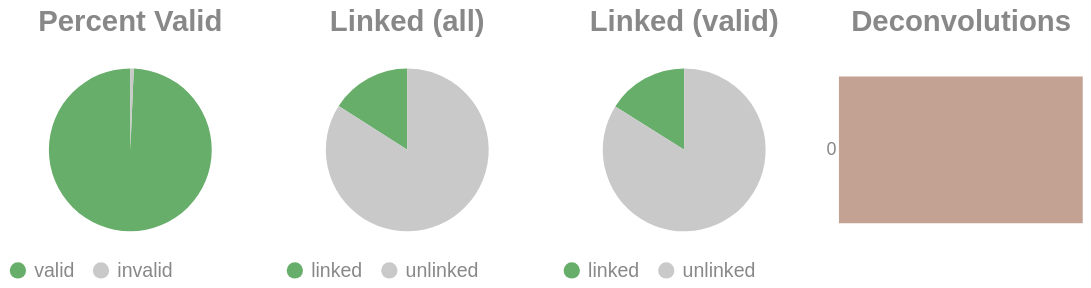

Notebook code cell kept with this figure:
### Code cell
if SKIPLR:
    pass
else:
    clash = Counter()
    for i in valids['molecule'].to_list():
        _mol = i.split("-")
        if len(_mol) == 1:
            clash.update('0')
        else:
            clash.update(_mol[-1])

    _d = {"deconvolutions": [], 'count': []}
    for k,v in clash.items():
        _d['deconvolutions'].append(k)
        _d['count'].append(v)

    tot_valid = valids['reads'].sum()
    mask = valids['reads'] >= 2
    n_linked_reads = valids.filter(mask)['reads'].sum()
    if n_linked_reads == 0:
        print_html("No linked molecules (>=2 reads) were detected; skipping linked-only distributions.")
        SKIPLR = True
    else:
        perc_valid = round(tot_valid / n_reads, 4)
        linked_perc_abs = round(n_linked_reads / n_reads, 4)
        linked_perc = round(n_linked_reads / tot_valid, 4)

    _valid = pl.DataFrame({"valids": ['valid', 'invalid'], "count": [tot_valid, n_reads - tot_valid]})
    _linked_abs = pl.DataFrame({"linked (absolute)": ['linked', 'unlinked'], "count": [n_linked_reads, n_reads - n_linked_reads]})
    _linked_rel = pl.DataFrame({"linked (valids)": ['linked', 'unlinked'], "count": [n_linked_reads, tot_valid - n_linked_reads]})

    (
        alt.hconcat(
            piechart(_valid, goodval = 'valid', title = "Percent Valid"),
            piechart(_linked_abs, goodval = "linked", title =  "Linked (all)"),
            piechart(_linked_rel, goodval = "linked", title =  "Linked (valid)"),
            convolutionbar(pl.DataFrame(_d), title = "Deconvolutions"),
            center = True,
            bounds = 'flush'
        )
        .resolve_scale(color='independent')
        .resolve_legend('independent')
        .properties(usermeta={'embedOptions': {"actions": False}})
    ).display()

### Figure 1 — Vega-Lite specification as saved in the notebook (floating-point values rounded to 4 significant figures)
{"width": "container", "height": 400, "config": {"title": {"anchor": "start", "dy": -15, "fontSize": 18, "color": "#888888", "subtitleColor": "#888888", "subtitleFontSize": 14}, "arc": {"fill": "#0072B2"}, "axis": {"domainColor": "#888888", "domainWidth": 0.5, "gridWidth": 0.2, "grid": false, "titleFontWeight": 400, "titleFontSize": 15, "labelFontSize": 11, "labelColor": "#888888", "tickColor": "#888888", "tickWidth": 0.2, "titleColor": "#888888"}, "axisBand": {"grid": false}, "axisX": {"grid": true, "tickSize": 10, "domainCap": "round"}, "axisY": {"domain": false, "grid": true, "tickSize": 0, "domainCap": "round"}, "background": "transparent", "header": {"labelFontSize": 15, "labelColor": "#888888", "titleFontSize": 15, "titleFontWeight": 600, "titleColor": "#888888"}, "legend": {"labelFont": "sans-serif", "labelFontSize": 12, "labelColor": "#888888", "symbolSize": 100, "symbolType": "circle", "titleFontSize": 12, "titlePadding": 10, "titleColor": "#888888", "title": null}, "range": {"category": ["#E69F00", "#56B4E9", "#009E73", "#F0E442", "#0072B2", "#D55E00", "#CC79A7", "#000000"], "diverging": ["#cfe8f3", "#a2d4ec", "#73bfe2", "#46abdb", "#1696d2", "#12719e"]}, "area": {"fill": "#0072B2", "fillOpacity": 0.7, "line": true, "strokeOpacity": 0.7}, "line": {"color": "#0072B2", "stroke": "#0072B2", "strokeWidth": 2}, "trail": {"color": "#0072B2", "stroke": "#0072B2", "strokeWidth": 0, "size": 1}, "point": {"filled": true, "fillOpacity": 1.0, "size": 95}, "text": {"color": "#888888", "fontSize": 11, "align": "right", "fontWeight": 400, "size": 11}, "bar": {"fill": "#0072B2", "stroke": null}, "view": {"stroke": null, "continuousWidth": 660, "continuousHeight": 400}}, "hconcat": [{"data": {"name": "data-968651f5457de8e652fb66980a59c387"}, "mark": {"type": "arc"}, "encoding": {"color": {"field": "valids", "legend": {"orient": "bottom", "title": null}, "scale": {"domain": ["valid", "invalid"], "range": ["#68ae6b", "#C9C9C9"]}, "title": "Valids", "type": "nominal"}, "theta": {"field": "count", "type": "quantitative"}, "tooltip": [{"field": "valids", "title": "Valids", "type": "ordinal"}, {"field": "percent", "format": ".2%", "title": "Percent", "type": "quantitative"}, {"field": "count", "title": "Count", "type": "quantitative"}]}, "height": 100, "title": {"text": "Percent Valid", "align": "center", "anchor": "middle"}, "transform": [{"calculate": "datum.count / 3851585", "as": "percent"}], "width": 150}, {"data": {"name": "data-e9e2ea3c3046ad394346385cdd64ec19"}, "mark": {"type": "arc"}, "encoding": {"color": {"field": "linked (absolute)", "legend": {"orient": "bottom", "title": null}, "scale": {"domain": ["linked", "unlinked"], "range": ["#68ae6b", "#C9C9C9"]}, "title": "Linked (Absolute)", "type": "nominal"}, "theta": {"field": "count", "type": "quantitative"}, "tooltip": [{"field": "linked (absolute)", "title": "Linked (Absolute)", "type": "ordinal"}, {"field": "percent", "format": ".2%", "title": "Percent", "type": "quantitative"}, {"field": "count", "title": "Count", "type": "quantitative"}]}, "height": 100, "title": {"text": "Linked (all)", "align": "center", "anchor": "middle"}, "transform": [{"calculate": "datum.count / 3851585", "as": "percent"}], "width": 150}, {"data": {"name": "data-bd52758c38a923831823856fb3eaf335"}, "mark": {"type": "arc"}, "encoding": {"color": {"field": "linked (valids)", "legend": {"orient": "bottom", "title": null}, "scale": {"domain": ["linked", "unlinked"], "range": ["#68ae6b", "#C9C9C9"]}, "title": "Linked (Valids)", "type": "nominal"}, "theta": {"field": "count", "type": "quantitative"}, "tooltip": [{"field": "linked (valids)", "title": "Linked (Valids)", "type": "ordinal"}, {"field": "percent", "format": ".2%", "title": "Percent", "type": "quantitative"}, {"field": "count", "title": "Count", "type": "quantitative"}]}, "height": 100, "title": {"text": "Linked (valid)", "align": "center", "anchor": "middle"}, "transform": [{"calculate": "datum.count / 3825484", "as": "percent"}], "width": 150}, {"data": {"name": "data-7547e40f40ea8126a6b3a3b374b78966"}, "mark": {"type": "bar"}, "encoding": {"color": {"field": "deconvolutions", "legend": null, "scale": {"scheme": "lightgreyred"}, "type": "nominal"}, "tooltip": [{"field": "deconvolutions", "title": "Deconvolutions", "type": "ordinal"}, {"field": "percent", "format": ".2%", "title": "Percent", "type": "quantitative"}, {"field": "count", "title": "Count", "type": "quantitative"}], "x": {"axis": null, "field": "count", "type": "quantitative"}, "y": {"field": "deconvolutions", "sort": "ascending", "title": null, "type": "nominal"}}, "height": 100, "title": {"text": "Deconvolutions", "align": "center", "anchor": "middle"}, "transform": [{"calculate": "datum.count / 3492216", "as": "percent"}], "width": 150}], "bounds": "flush", "center": true, "resolve": {"legend": {"angle": "independent"}, "scale": {"color": "independent"}}, "usermeta": {"embedOptions": {"actions": false}}, "$schema": "https://vega.github.io/schema/vega-lite/v6.1.0.json", "datasets": {"data-968651f5457de8e652fb66980a59c387": [{"valids": "valid", "count": 3825484}, {"valids": "invalid", "count": 26101}], "data-e9e2ea3c3046ad394346385cdd64ec19": [{"linked (absolute)": "linked", "count": 613826}, {"linked (absolute)": "unlinked", "count": 3237759}], "data-bd52758c38a923831823856fb3eaf335": [{"linked (valids)": "linked", "count": 613826}, {"linked (valids)": "unlinked", "count": 3211658}], "data-7547e40f40ea8126a6b3a3b374b78966": [{"deconvolutions": "0", "count": 3492216}]}}
